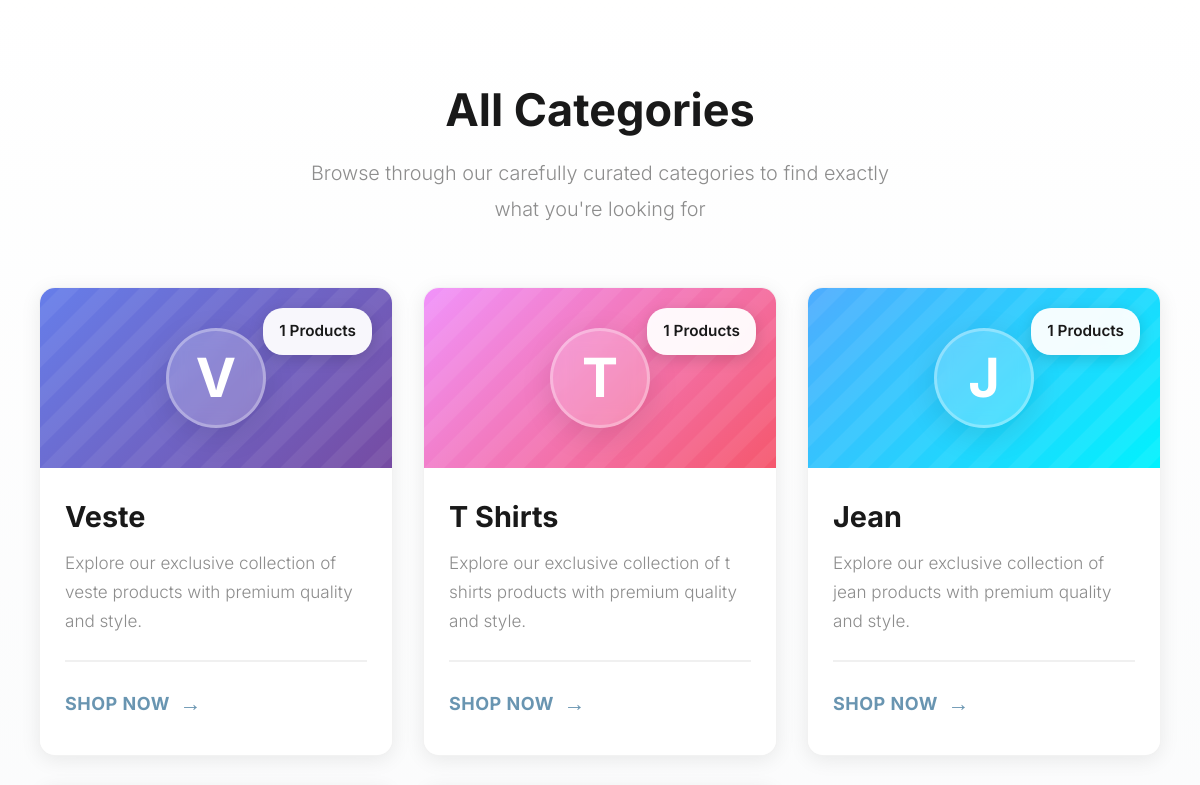
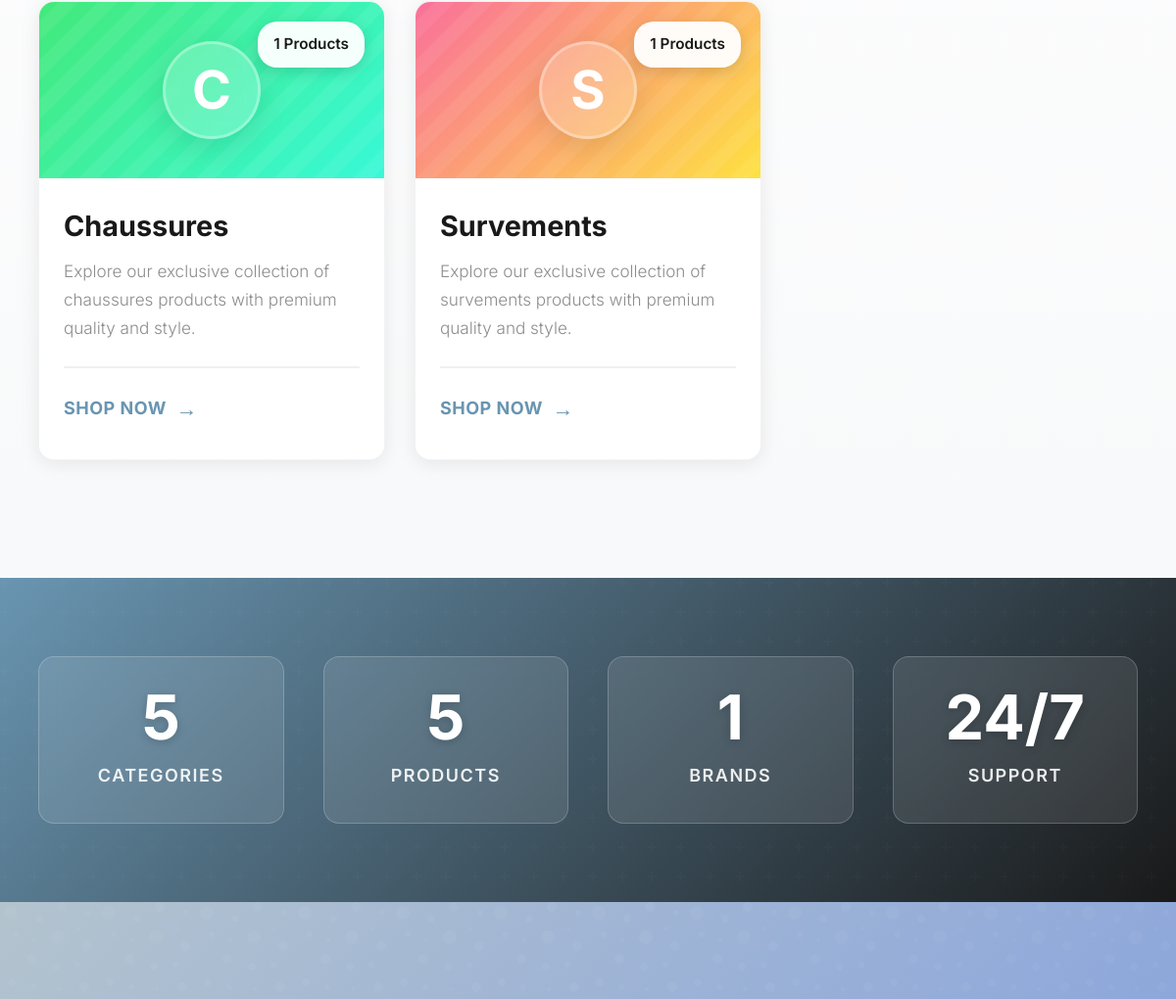
The app's page /category_summary (middle part), older data (2 pictures, top to bottom).
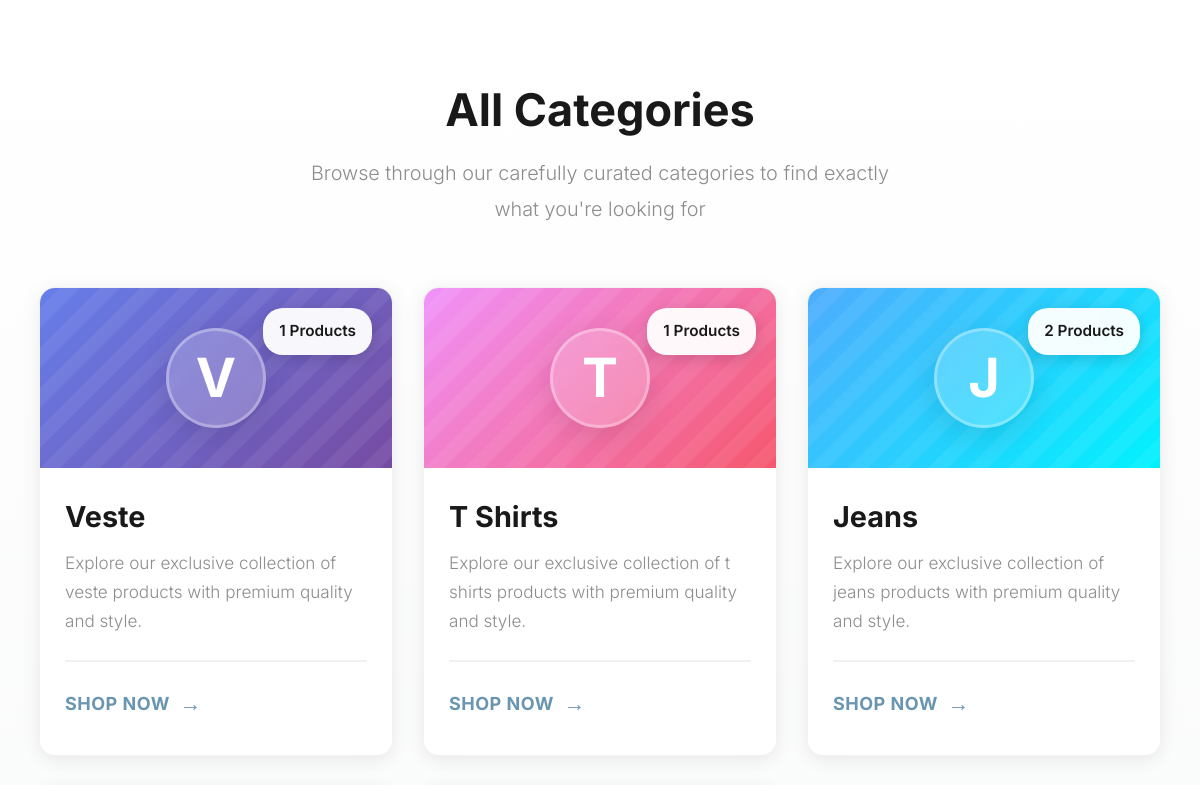
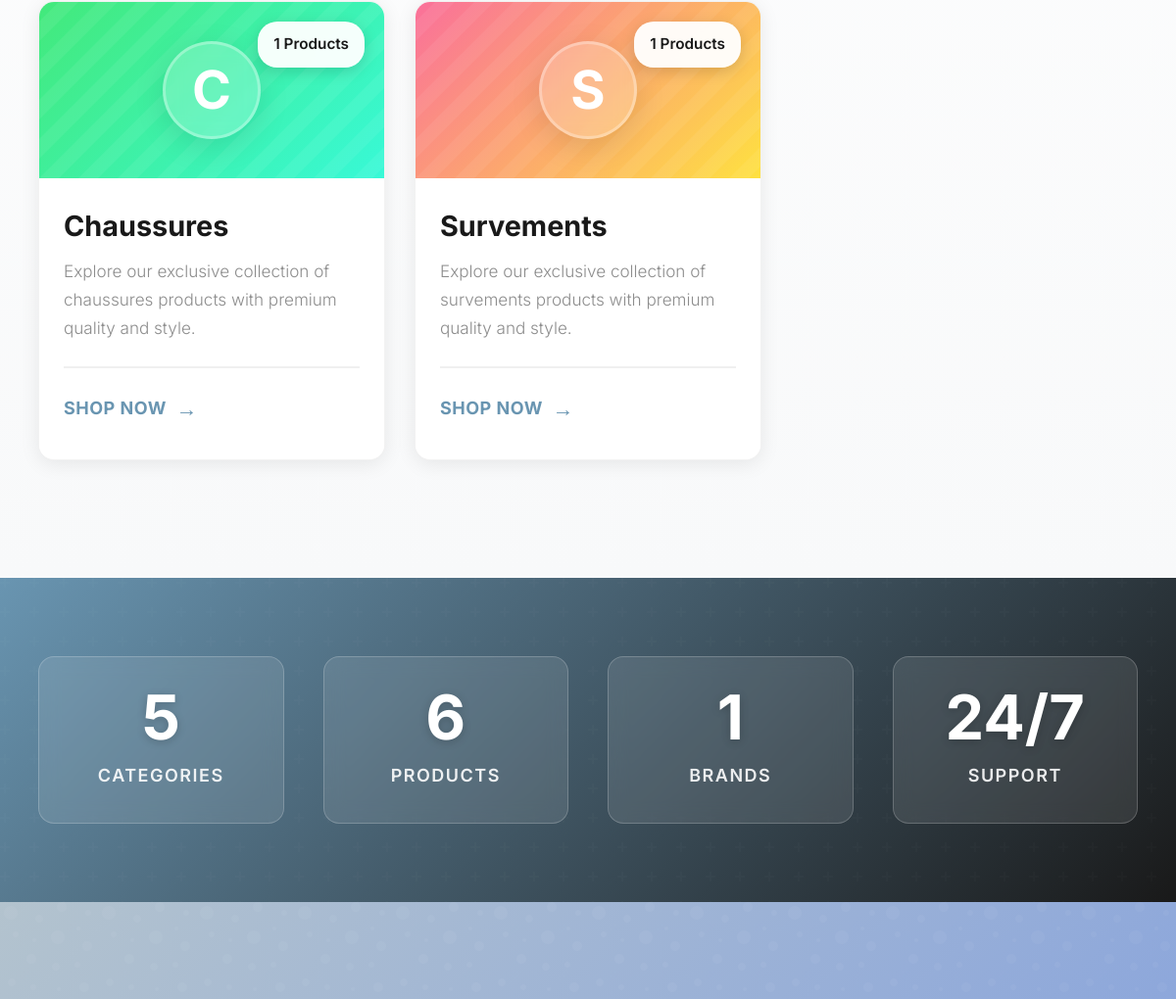
The same page, newer data (2 pictures, top to bottom).
### ecom/store/models.py (models this page shows)
class Category(models.Model):
    name = models.CharField(max_length=100)
    def __str__(self):
        return self.name
    class Meta:
        verbose_name_plural = 'Categories'

### ecom/store/views.py (the view)
# urls.py: path('category_summary', views.category_summary, name='category_summary'),
def category_summary(request):
    categories = Category.objects.all()
    products = Product.objects.all()
    trademarks = Trademark.objects.all()
    return render(request, "category_summary.html", {'categories': categories, 'products': products, 'trademarks': trademarks})

### ecom/cart/cart.py (called while the page is built)
    def __len__(self):
        return len(self.cart)

### ecom/cart/context_processors.py (called while the page is built)
def cart(request):
    return {'cart': Cart(request)}

### store/templates/category_summary.html (shortened to what this page needs)
{% extends 'base.html' %}
{% load static %}
{% block extra_css %}
<link rel="stylesheet" type="text/css" href="{% static 'css/category_summary.css' %}">
{% endblock extra_css %}
{% block content %}
<section class="categories-content">
  <div class="container">
    <div class="section-header-center">
      <h2>All Categories</h2>
      <p>Browse through our carefully curated categories to find exactly what you're looking for</p>
    </div>
    <div class="category-grid">
      {% for category in categories %}
      <div class="category-card-item">
        <a href="{% url 'category' category %}" class="category-card-link">
          <div class="category-card-header">
            <div class="category-icon">
              {{ category.name|slice:":1" }}
            </div>
            <span class="product-count-badge">{{ category.product_set.count }} Products</span>
          </div>
          <div class="category-card-content">
            <h3 class="category-card-title">{{ category }}</h3>
            <p class="category-card-description">
              Explore our exclusive collection of {{ category|lower }} products with premium quality and style.
            </p>
            <div class="category-card-footer">
              <span class="shop-category-btn">
                Shop Now
              </span>
            </div>
          </div>
        </a>
      </div>
      {% empty %}
      <div class="empty-state">
        <div class="empty-state-icon">🏷️</div>
        <h3>No categories available</h3>
        <p>Check back soon for new collections!</p>
      </div>
      {% endfor %}
    </div>
  </div>
</section>
<section class="categories-stats">
  <div class="container">
    <div class="stats-grid">
      <div class="stat-item">
        <div class="stat-number">{{ categories.count }}</div>
        <div class="stat-label">Categories</div>
      </div>
      <div class="stat-item">
        <div class="stat-number">{{ products.count }}</div>
        <div class="stat-label">Products</div>
      </div>
      <div class="stat-item">
        <div class="stat-number">{{ trademarks.count }}</div>
        <div class="stat-label">Brands</div>
      </div>
      <div class="stat-item">
        <div class="stat-number">24/7</div>
        <div class="stat-label">Support</div>
      </div>
    </div>
  </div>
</section>
<section class="category-cta">
</section>
{% endblock content %}

Row changes from the older to the newer data that the page shows:
changed Category: product_set.count "1" → "2"; name "Jean" → "Jeans"; name "jean" → "jeans"
Text that changed along with them:
{{ products.count }}: "5" → "6"
